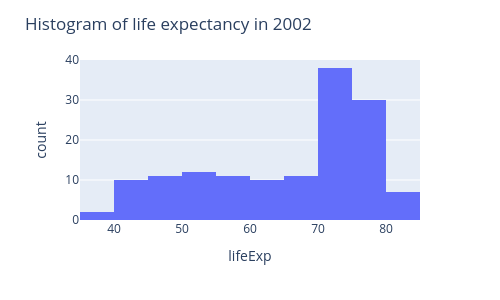

The cell this chart's notebook holds for it:
### Markdown cell above
2. Graphically represent the distribution of each variable for the year $2002$. After plotting the distributions, provide a brief explanation for each variable.

### Code cell
import plotly.express as px
fig = px.histogram(
    data2002,
    x = 'lifeExp'
)
# config
fig.update_layout(
    width=500,
    height=300,
    title='Histogram of life expectancy in 2002'
)
fig.show()

### Figure 1 — Plotly figure (JSON) as saved in the notebook; plotly's stock layout.template omitted (floating-point values rounded to 4 significant figures; data arrays with more than 128 entries replaced by an {"elided": "..."} marker saying what was removed)
{"data": [{"bingroup": "x", "hovertemplate": "lifeExp=%{x}<br>count=%{y}<extra></extra>", "legendgroup": "", "marker": {"color": "#636efa", "pattern": {"shape": ""}}, "name": "", "orientation": "v", "showlegend": false, "type": "histogram", "x": {"elided": "142 float values"}, "xaxis": "x", "yaxis": "y"}], "layout": {"barmode": "relative", "height": 300, "legend": {"tracegroupgap": 0}, "margin": {"t": 60}, "title": {"text": "Histogram of life expectancy in 2002"}, "width": 500, "xaxis": {"anchor": "y", "domain": [0, 1], "title": {"text": "lifeExp"}}, "yaxis": {"anchor": "x", "domain": [0, 1], "title": {"text": "count"}}}}
